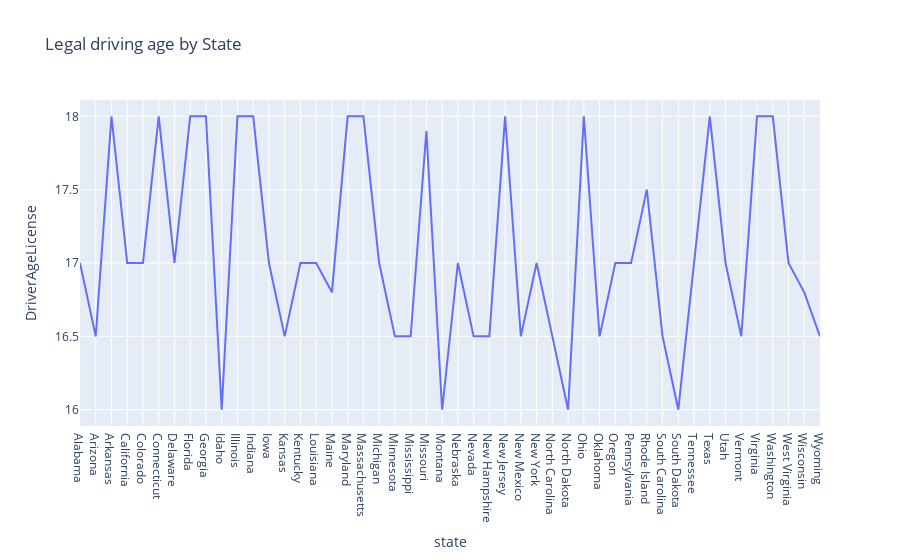

Write notebook code for a chart like this one.
### Code cell
#Checking visually

fig2 = px.line(
    lage,
    x="state",
    y="DriverAgeLicense",
    title="Legal driving age by State"
)
fig2 = fig2.show()

### Figure 1 — Plotly figure (JSON) as saved in the notebook; plotly's stock layout.template omitted (floating-point values rounded to 4 significant figures)
{"data": [{"hovertemplate": "state=%{x}<br>DriverAgeLicense=%{y}<extra></extra>", "legendgroup": "", "line": {"color": "#636efa", "dash": "solid"}, "marker": {"symbol": "circle"}, "mode": "lines", "name": "", "orientation": "v", "showlegend": false, "type": "scatter", "x": ["Alabama", "Arizona", "Arkansas", "California", "Colorado", "Connecticut", "Delaware", "Florida", "Georgia", "Idaho", "Illinois", "Indiana", "Iowa", "Kansas", "Kentucky", "Louisiana", "Maine", "Maryland", "Massachusetts", "Michigan", "Minnesota", "Mississippi", "Missouri", "Montana", "Nebraska", "Nevada", "New Hampshire", "New Jersey", "New Mexico", "New York", "North Carolina", "North Dakota", "Ohio", "Oklahoma", "Oregon", "Pennsylvania", "Rhode Island", "South Carolina", "South Dakota", "Tennessee", "Texas", "Utah", "Vermont", "Virginia", "Washington", "West Virginia", "Wisconsin", "Wyoming"], "xaxis": "x", "y": [17, 16.5, 18, 17, 17, 18, 17, 18, 18, 16, 18, 18, 17, 16.5, 17, 17, 16.8, 18, 18, 17, 16.5, 16.5, 17.9, 16, 17, 16.5, 16.5, 18, 16.5, 17, 16.5, 16, 18, 16.5, 17, 17, 17.5, 16.5, 16, 17, 18, 17, 16.5, 18, 18, 17, 16.8, 16.5], "yaxis": "y"}], "layout": {"legend": {"tracegroupgap": 0}, "title": {"text": "Legal driving age by State"}, "xaxis": {"anchor": "y", "domain": [0, 1], "title": {"text": "state"}}, "yaxis": {"anchor": "x", "domain": [0, 1], "title": {"text": "DriverAgeLicense"}}}}
